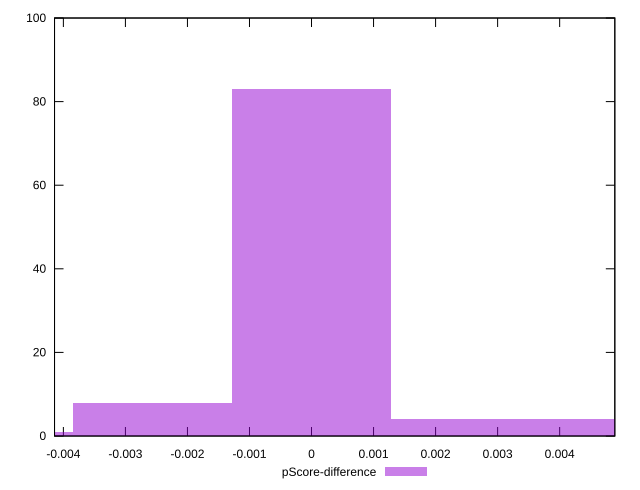

Source code (gnuplot):
reset

$pScoreDifference <<EOF
-0.002565153471175479 8
0 83
0.002565153471175479 4
0.005130306942350958 4
-0.005130306942350958 1
EOF

set key outside below
set boxwidth 0.002565153471175479
set xrange [-0.004142500162124696:0.004889166752497287]
set yrange [0:100]
set trange [0:100]
set style fill transparent solid 0.5 noborder
set terminal svg size 640, 490 enhanced background rgb 'white'
set output "report_00019_2021-02-10T18-14-37.922Z//uses-rel-preconnect/samples/pages/pScore-difference/histogram.svg"

plot $pScoreDifference title "pScore-difference" with boxes

reset
